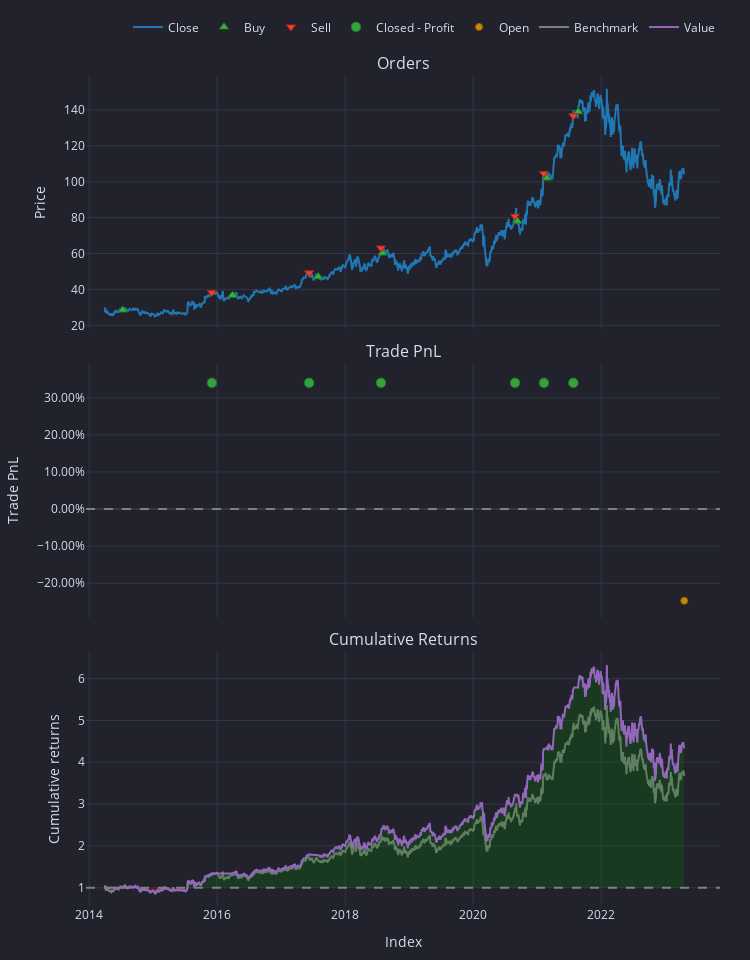

Notebook cell for this chart:
### Code cell
pattern = bull_flags
df['entries'] = find_entries_signal_by_flag_pattern(pattern)
# pat = hs_patterns
# df['entries'] = find_entries_signal_by_hs_pattern(pat)
pf = vbt.Portfolio.from_signals(df['open'], df['entries'].shift(periods=1, fill_value=False), tp_stop=0.34)
# pf = vbt.Portfolio.from_signals(df['open'], df['entries'].shift(periods = 1, fill_value = False), tp_stop=0.10,
#                                 sl_stop=0.05, direction='ShortOnly')
print(pf.stats(settings=dict(freq='d')))
pf.plot().show()
# pf.orders.records_readable

### Figure 1 — Plotly figure (JSON) as saved in the notebook; plotly's stock layout.template omitted (floating-point values rounded to 4 significant figures; data arrays with more than 128 entries replaced by an {"elided": "..."} marker saying what was removed)
{"data": [{"legendgroup": "0", "line": {"color": "#1f77b4"}, "mode": "lines", "name": "Close", "showlegend": true, "type": "scatter", "uid": "8cdb6d85-7b71-4cc2-970e-3586a0fa9bb7", "x": {"elided": "2283 str values"}, "xaxis": "x", "y": {"elided": "2283 float values"}, "yaxis": "y"}, {"customdata": [["0", "2014-07-11 13:30:00+00:00", "2014-07-11 13:30:00+00:00", "2014-07-11 13:30:00+00:00", 3.506, 28.52, 0, "Market", "None"], ["2", "2016-03-29 13:30:00+00:00", "2016-03-29 13:30:00+00:00", "2016-03-29 13:30:00+00:00", 3.648, 36.73, 0, "Market", "None"], ["4", "2017-07-31 13:30:00+00:00", "2017-07-31 13:30:00+00:00", "2017-07-31 13:30:00+00:00", 3.813, 47.09, 0, "Market", "None"], ["6", "2018-08-02 13:30:00+00:00", "2018-08-02 13:30:00+00:00", "2018-08-02 13:30:00+00:00", 3.991, 60.3, 0, "Market", "None"], ["8", "2020-09-10 13:30:00+00:00", "2020-09-10 13:30:00+00:00", "2020-09-10 13:30:00+00:00", 4.132, 78.03, 0, "Market", "None"], ["10", "2021-02-24 14:30:00+00:00", "2021-02-24 14:30:00+00:00", "2021-02-24 14:30:00+00:00", 4.232, 102.1, 0, "Market", "None"], ["12", "2021-08-23 13:30:00+00:00", "2021-08-23 13:30:00+00:00", "2021-08-23 13:30:00+00:00", 4.165, 139.0, 0, "Market", "None"]], "hovertemplate": "<br>Order Id: %{customdata[0]}\n<br>Signal Index: %{customdata[1]}\n<br>Creation Index: %{customdata[2]}\n<br>Fill Index: %{customdata[3]}\n<br>Size: %{customdata[4]:,}\n<br>Price: %{customdata[5]:,}\n<br>Fees: %{customdata[6]:,}\n<br>Type: %{customdata[7]}\n<br>Stop Type: %{customdata[8]}", "marker": {"color": "#37B13F", "line": {"color": "rgb(38,123,44)", "width": 1}, "size": 8, "symbol": "triangle-up"}, "mode": "markers", "name": "Buy", "type": "scatter", "uid": "9136be8d-9ca7-4d32-9f6f-5b252c070cb2", "x": ["2014-07-11T13:30:00+00:00", "2016-03-29T13:30:00+00:00", "2017-07-31T13:30:00+00:00", "2018-08-02T13:30:00+00:00", "2020-09-10T13:30:00+00:00", "2021-02-24T14:30:00+00:00", "2021-08-23T13:30:00+00:00"], "xaxis": "x", "y": [28.52, 36.73, 47.09, 60.3, 78.03, 102.1, 139.0], "yaxis": "y"}, {"customdata": [["1", "2014-07-11 13:30:00+00:00", "2015-12-02 14:30:00+00:00", "2015-12-02 14:30:00+00:00", 3.506, 38.21, 0, "Market", "TP"], ["3", "2016-03-29 13:30:00+00:00", "2017-06-09 13:30:00+00:00", "2017-06-09 13:30:00+00:00", 3.648, 49.22, 0, "Market", "TP"], ["5", "2017-07-31 13:30:00+00:00", "2018-07-24 13:30:00+00:00", "2018-07-24 13:30:00+00:00", 3.813, 63.11, 0, "Market", "TP"], ["7", "2018-08-02 13:30:00+00:00", "2020-08-27 13:30:00+00:00", "2020-08-27 13:30:00+00:00", 3.991, 80.8, 0, "Market", "TP"], ["9", "2020-09-10 13:30:00+00:00", "2021-02-08 14:30:00+00:00", "2021-02-08 14:30:00+00:00", 4.132, 104.6, 0, "Market", "TP"], ["11", "2021-02-24 14:30:00+00:00", "2021-07-26 13:30:00+00:00", "2021-07-26 13:30:00+00:00", 4.232, 136.8, 0, "Market", "TP"]], "hovertemplate": "<br>Order Id: %{customdata[0]}\n<br>Signal Index: %{customdata[1]}\n<br>Creation Index: %{customdata[2]}\n<br>Fill Index: %{customdata[3]}\n<br>Size: %{customdata[4]:,}\n<br>Price: %{customdata[5]:,}\n<br>Fees: %{customdata[6]:,}\n<br>Type: %{customdata[7]}\n<br>Stop Type: %{customdata[8]}", "marker": {"color": "#EA4335", "line": {"color": "rgb(181,31,18)", "width": 1}, "size": 8, "symbol": "triangle-down"}, "mode": "markers", "name": "Sell", "type": "scatter", "uid": "f741269e-2eeb-4dc9-b380-e07db931cb5e", "x": ["2015-12-02T14:30:00+00:00", "2017-06-09T13:30:00+00:00", "2018-07-24T13:30:00+00:00", "2020-08-27T13:30:00+00:00", "2021-02-08T14:30:00+00:00", "2021-07-26T13:30:00+00:00"], "xaxis": "x", "y": [38.21, 49.22, 63.11, 80.8, 104.6, 136.8], "yaxis": "y"}, {"customdata": [["0", "0", "2015-12-02 14:30:00+00:00", 34, 0.34], ["1", "1", "2017-06-09 13:30:00+00:00", 45.56, 0.34], ["2", "2", "2018-07-24 13:30:00+00:00", 61.05, 0.34], ["3", "3", "2020-08-27 13:30:00+00:00", 81.81, 0.34], ["4", "4", "2021-02-08 14:30:00+00:00", 109.6, 0.34], ["5", "5", "2021-07-26 13:30:00+00:00", 146.9, 0.34]], "hovertemplate": "<br>Exit Trade Id: %{customdata[0]}\n<br>Position Id: %{customdata[1]}\n<br>Exit Index: %{customdata[2]}\n<br>PnL: %{customdata[3]:,}\n<br>Return: %{customdata[4]:,%}", "marker": {"color": "#37B13F", "line": {"color": "rgb(38,123,44)", "width": 1}, "opacity": [0.9, 0.9, 0.9, 0.9, 0.9, 0.9], "size": [9.631, 9.631, 9.631, 9.631, 9.631, 9.631], "symbol": "circle"}, "mode": "markers", "name": "Closed - Profit", "type": "scatter", "uid": "4f04e233-b85f-421f-9d44-7b878159a14e", "x": ["2015-12-02T14:30:00+00:00", "2017-06-09T13:30:00+00:00", "2018-07-24T13:30:00+00:00", "2020-08-27T13:30:00+00:00", "2021-02-08T14:30:00+00:00", "2021-07-26T13:30:00+00:00"], "xaxis": "x2", "y": [0.34, 0.34, 0.34, 0.34, 0.34, 0.34], "yaxis": "y2"}, {"customdata": [["6", "6", "2023-04-20 13:30:00+00:00", -143.1, -0.2471]], "hovertemplate": "<br>Exit Trade Id: %{customdata[0]}\n<br>Position Id: %{customdata[1]}\n<br>Exit Index: %{customdata[2]}\n<br>PnL: %{customdata[3]:,}\n<br>Return: %{customdata[4]:,%}", "marker": {"color": "#FFAA00", "line": {"color": "rgb(178,118,0)", "width": 1}, "opacity": [0.75], "size": [7], "symbol": "circle"}, "mode": "markers", "name": "Open", "type": "scatter", "uid": "1ab928f8-1578-440f-aef1-e7e307dc8647", "x": ["2023-04-20T13:30:00+00:00"], "xaxis": "x2", "y": [-0.2471], "yaxis": "y2"}, {"legendgroup": "1", "line": {"color": "#7f7f7f"}, "mode": "lines", "name": "Benchmark", "showlegend": true, "type": "scatter", "uid": "8f5643c5-e569-47d3-a097-dcaccd1bf401", "x": {"elided": "2283 str values"}, "xaxis": "x3", "y": {"elided": "2283 float values"}, "yaxis": "y3"}, {"hoverinfo": "skip", "line": {"color": "rgba(0, 0, 0, 0)", "width": 0}, "mode": "lines", "opacity": 0, "showlegend": false, "type": "scatter", "uid": "4cf52979-4436-49a7-9847-dce53248b707", "x": {"elided": "2283 str values"}, "xaxis": "x3", "y": {"elided": "2283 int values"}, "yaxis": "y3"}, {"connectgaps": false, "fill": "tonexty", "fillcolor": "rgba(0, 128, 0, 0.25)", "hoverinfo": "skip", "line": {"color": "rgba(0, 0, 0, 0)", "width": 0}, "mode": "lines", "opacity": 0, "showlegend": false, "type": "scatter", "uid": "471d3010-feee-4eec-94c5-3a3f8f921363", "x": {"elided": "2283 str values"}, "xaxis": "x3", "y": {"elided": "2283 float values"}, "yaxis": "y3"}, {"hoverinfo": "skip", "line": {"color": "rgba(0, 0, 0, 0)", "width": 0}, "mode": "lines", "opacity": 0, "showlegend": false, "type": "scatter", "uid": "9457a810-01d4-4b07-b060-e61e7f6ce3b0", "x": {"elided": "2283 str values"}, "xaxis": "x3", "y": {"elided": "2283 int values"}, "yaxis": "y3"}, {"connectgaps": false, "fill": "tonexty", "fillcolor": "rgba(255, 0, 0, 0.25)", "hoverinfo": "skip", "line": {"color": "rgba(0, 0, 0, 0)", "width": 0}, "mode": "lines", "opacity": 0, "showlegend": false, "type": "scatter", "uid": "34973e21-2eb4-4a1a-aa87-3ee809813a7b", "x": {"elided": "2283 str values"}, "xaxis": "x3", "y": {"elided": "2283 float values"}, "yaxis": "y3"}, {"legendgroup": "2", "line": {"color": "#9467bd"}, "mode": "lines", "name": "Value", "showlegend": true, "type": "scatter", "uid": "15d04fa1-bc8d-472c-b553-ea4c15d91a26", "x": {"elided": "2283 str values"}, "xaxis": "x3", "y": {"elided": "2283 float values"}, "yaxis": "y3"}, {"hoverinfo": "skip", "line": {"color": "rgba(0, 0, 0, 0)", "width": 0}, "mode": "lines", "opacity": 0, "showlegend": false, "type": "scatter", "uid": "fd7134fd-8980-4c12-9e13-382e24fad13d", "x": {"elided": "2283 str values"}, "xaxis": "x3", "y": {"elided": "2283 int values"}, "yaxis": "y3"}], "layout": {"annotations": [{"font": {"size": 16}, "showarrow": false, "text": "Orders", "x": 0.5, "xanchor": "center", "xref": "paper", "y": 1, "yanchor": "bottom", "yref": "paper"}, {"font": {"size": 16}, "showarrow": false, "text": "Trade PnL", "x": 0.5, "xanchor": "center", "xref": "paper", "y": 0.6528, "yanchor": "bottom", "yref": "paper"}, {"font": {"size": 16}, "showarrow": false, "text": "Cumulative Returns", "x": 0.5, "xanchor": "center", "xref": "paper", "y": 0.3056, "yanchor": "bottom", "yref": "paper"}], "height": 960, "legend": {"orientation": "h", "traceorder": "normal", "x": 1, "xanchor": "right", "y": 1.042, "yanchor": "bottom"}, "margin": {"b": 30, "l": 30, "r": 30, "t": 30}, "shapes": [{"line": {"color": "gray", "dash": "dash"}, "type": "line", "x0": 0, "x1": 1, "xref": "paper", "y0": 0, "y1": 0, "yref": "y2"}, {"line": {"color": "gray", "dash": "dash"}, "type": "line", "x0": 0, "x1": 1, "xref": "paper", "y0": 1, "y1": 1, "yref": "y3"}], "showlegend": true, "width": 750, "xaxis": {"anchor": "y", "domain": [0, 1], "matches": "x3", "showticklabels": false}, "xaxis2": {"anchor": "y2", "domain": [0, 1], "matches": "x3", "showticklabels": false}, "xaxis3": {"anchor": "y3", "domain": [0, 1], "title": {"text": "Index"}}, "yaxis": {"anchor": "x", "domain": [0.6944, 1], "title": {"text": "Price"}}, "yaxis2": {"anchor": "x2", "domain": [0.3472, 0.6528], "tickformat": ".2%", "title": {"text": "Trade PnL"}}, "yaxis3": {"anchor": "x3", "domain": [0, 0.3056], "title": {"text": "Cumulative returns"}}}}
